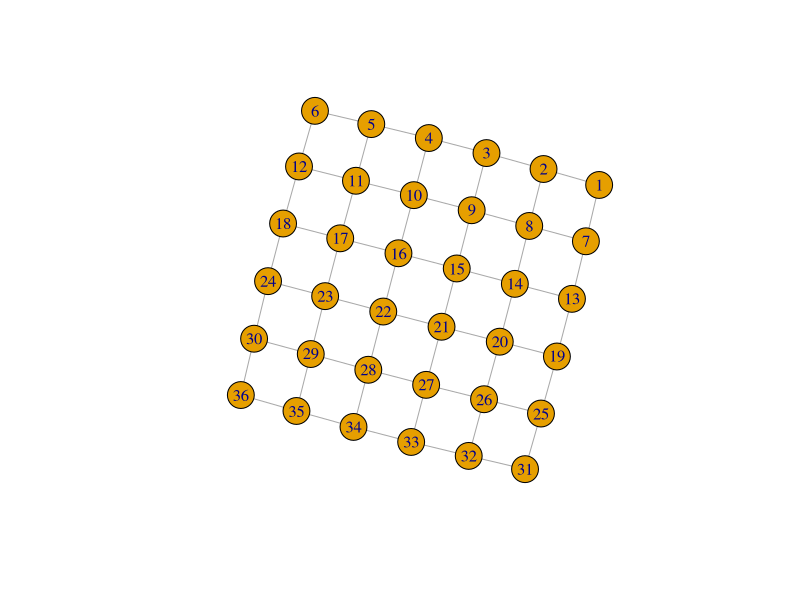
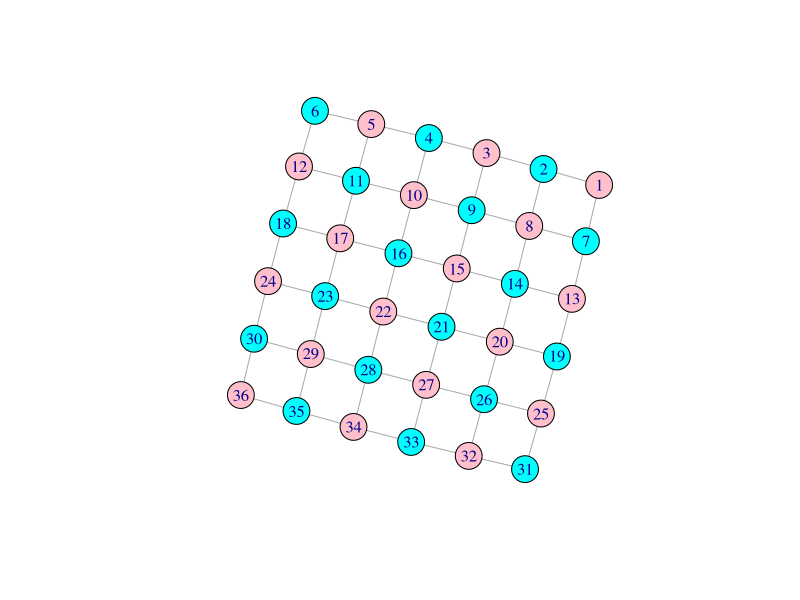
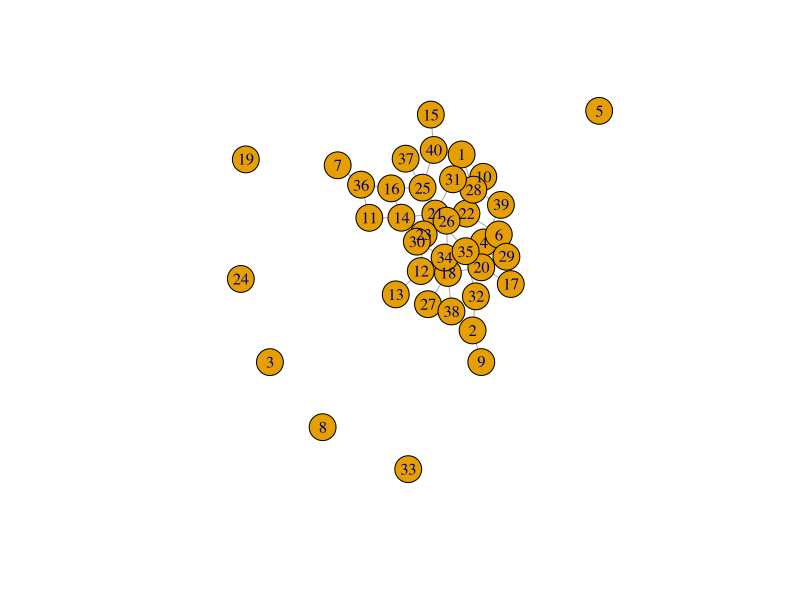
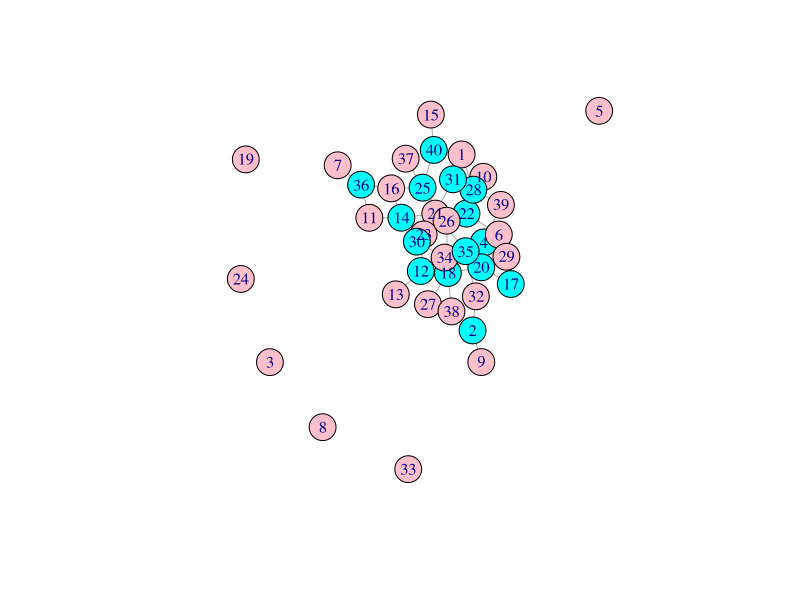
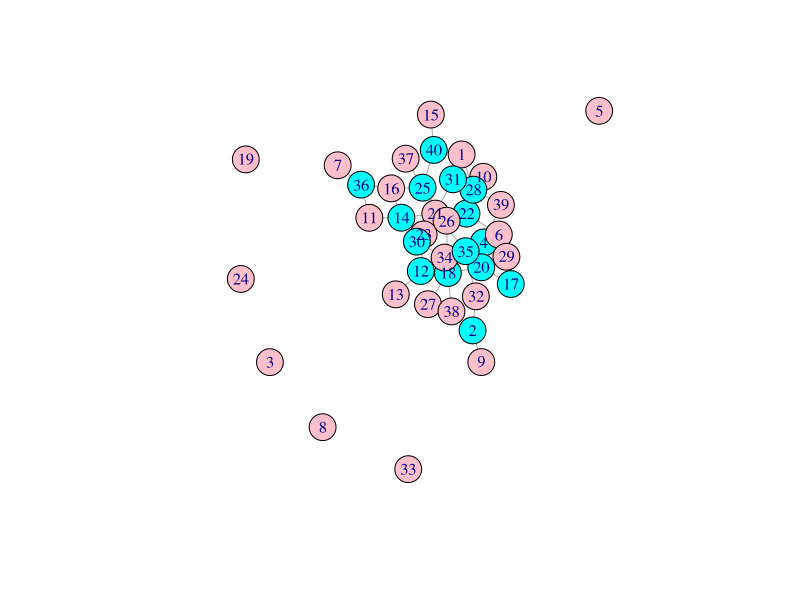
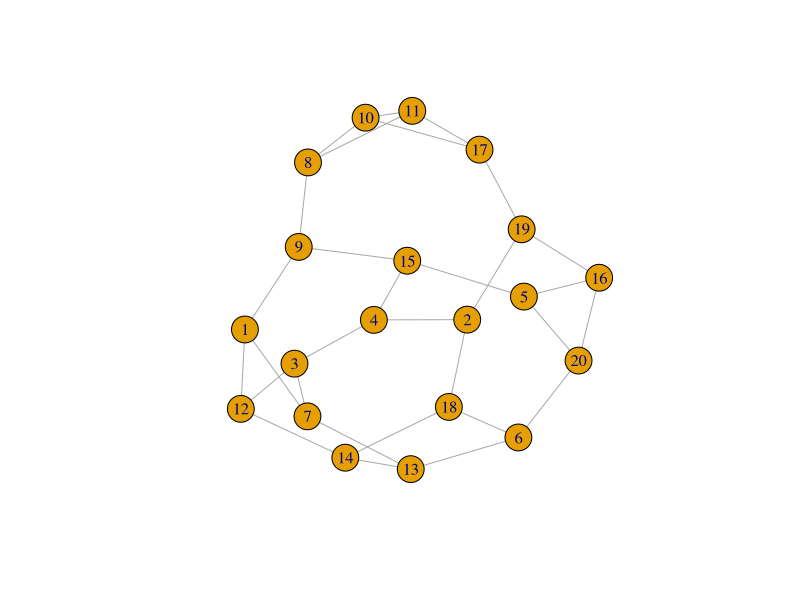
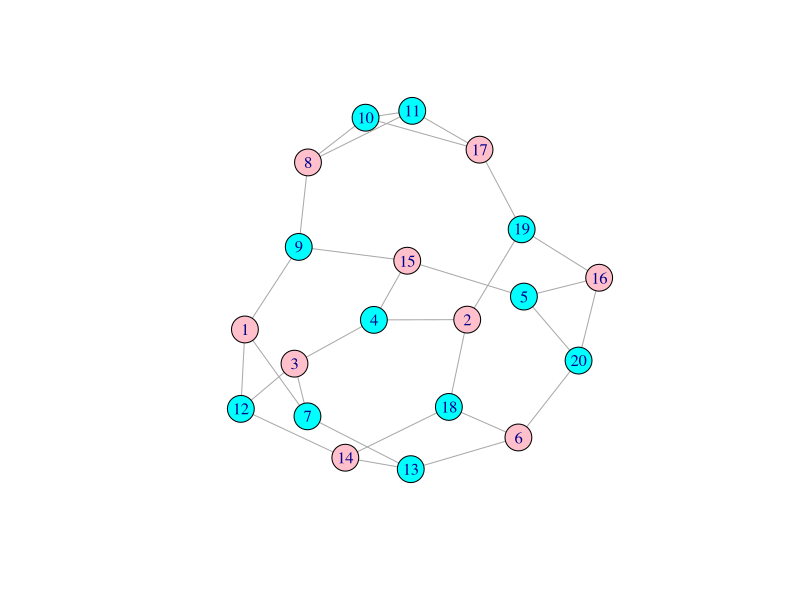
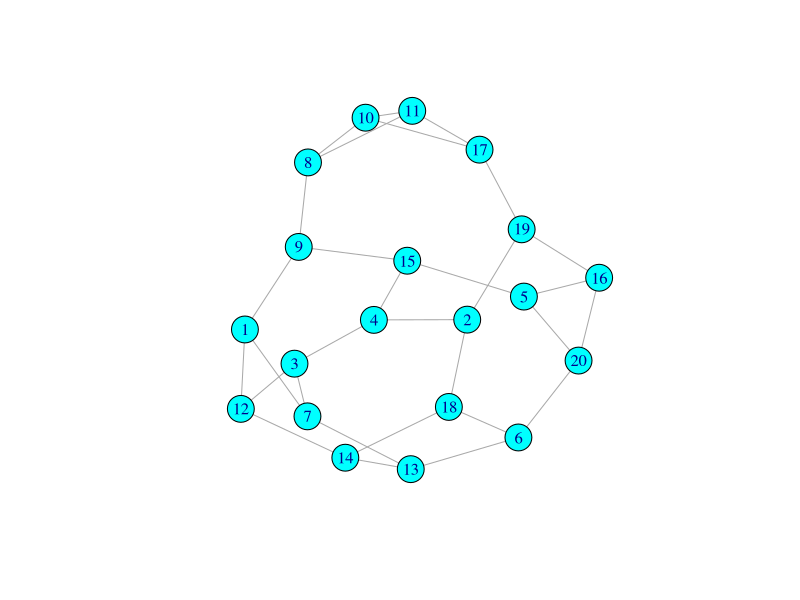

Write the R code that produced these figures, in order.
## ---- chunk 1
library(igraph)
library(lpSolve)

G = make_lattice(c(6,6))
#rglplot(G,layout=layout.kamada.kawai(G,dim=3))
plot(G,layout=layout.kamada.kawai(G,dim=2))

n=length(V(G))
m=length(E(G))
c = rep(1, n)
A = t(apply(ends(G,E(G)), 1, function(x){v=rep(0, n);v[x]=1;v}))
dir = rep(">=",m)
b = rep(1,m)

sol=lp("min",
       c, A, dir, b)

pal=c("pink","cyan")
plot(G,
     layout=layout.kamada.kawai(G,dim=2),
     vertex.color=pal[sol$solution+1])

## ---- chunk 2
library(igraph)
library(lpSolve)

#G = make_lattice(c(3,3,3))
G = erdos.renyi.game(40,0.05)
layout = layout.kamada.kawai(G,dim=2)
plot(G, layout=layout)
#rglplot(G,layout=layout.kamada.kawai(G,dim=3))


n=length(V(G))
m=length(E(G))
c = rep(1, n)
A = t(apply(ends(G,E(G)), 1, function(x){v=rep(0, n);v[x]=1;v}))
dir = rep(">=",m)
b = rep(1,m)

A

optSol=lp(direction="min",
       objective.in=c,
       const.mat=A,
       const.dir=dir,
       const.rhs=b,
       int.vec=1:n)

apprSol=lp(direction="min",
       objective.in=c,
       const.mat=A,
       const.dir=dir,
       const.rhs=b)

pal=c("pink","cyan")

# 厳密解（最適解）
optSol
optSol$solution
plot(G,
     layout=layout,
     vertex.color=pal[round(optSol$solution)+1])

# 近似解
sum(as.numeric(apprSol$solution>=0.5))
apprSol$solution
plot(G,
     layout=layout,
     vertex.color=pal[as.numeric(apprSol$solution>=0.5)+1])

## ---- chunk 3
library(igraph)
library(lpSolve)

G = sample_k_regular(20,3)
layout = layout.kamada.kawai(G,dim=2)
plot(G, layout=layout)
#rglplot(G,layout=layout.kamada.kawai(G,dim=3))


n=length(V(G))
m=length(E(G))
c = rep(1, n)
A = t(apply(ends(G,E(G)), 1, function(x){v=rep(0, n);v[x]=1;v}))
dir = rep(">=",m)
b = rep(1,m)

optSol=lp(direction="min",
       objective.in=c,
       const.mat=A,
       const.dir=dir,
       const.rhs=b,
       int.vec=1:n)

apprSol=lp(direction="min",
       objective.in=c,
       const.mat=A,
       const.dir=dir,
       const.rhs=b)

pal=c("pink","cyan")

# 厳密解（最適解）
optSol
optSol$solution
plot(G,
     layout=layout,
     vertex.color=pal[round(optSol$solution)+1])

# 近似解
sum(as.numeric(apprSol$solution>=0.5))
apprSol$solution
plot(G,
     layout=layout,
     vertex.color=pal[as.numeric(apprSol$solution>=0.5)+1])
